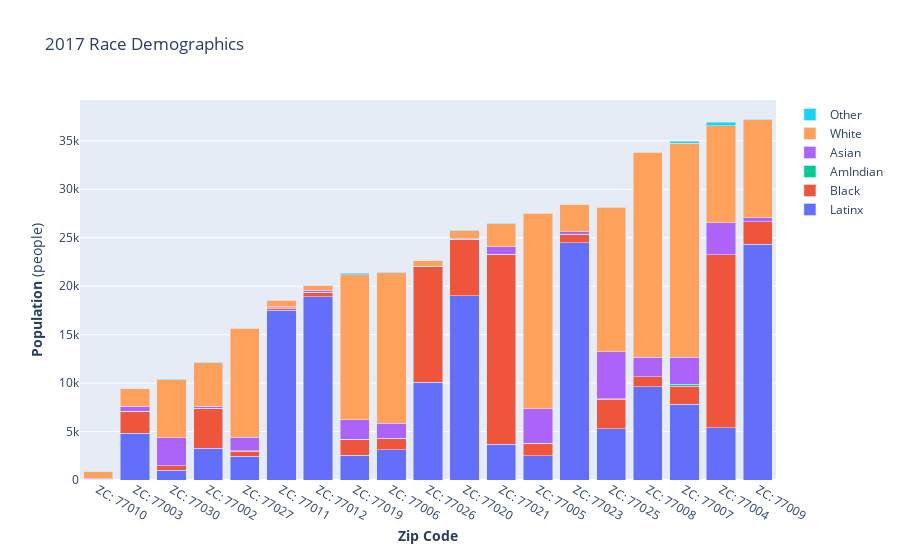

Notebook source saved alongside this figure:
### Code cell
### ALL ZIP CODES 2017
# get the list of zipcodes from the DataFrame
yr2017 = yr2017.sort_values(by = ['Population'])
zipcodes_list = yr2017.Zipcode.apply(str).tolist()
zipcodes_list = ["ZC:" + " " + s for s in zipcodes_list]
fig = go.Figure(data=[
   go.Bar(name='Latinx', x=zipcodes_list, y=yr2017['Latinx']),
   go.Bar(name='Black', x=zipcodes_list, y=yr2017['Black']),
   go.Bar(name='AmIndian', x=zipcodes_list, y=yr2017['AmIndian']),
   go.Bar(name='Asian', x=zipcodes_list, y=yr2017['Asian']),
   go.Bar(name='White', x=zipcodes_list, y=yr2017['White']),
   go.Bar(name='Other', x=zipcodes_list, y=yr2017['Other'])
])
# Change the bar mode
fig.update_layout(barmode='stack', title_text="2017 Race Demographics")
fig.update_yaxes(title_text="<b>Population</b> (people)")
fig.update_xaxes(title_text="<b>Zip Code</b>")
fig.show()

### Figure 1 — Plotly figure (JSON) as saved in the notebook; plotly's stock layout.template omitted (floating-point values rounded to 4 significant figures)
{"data": [{"name": "Latinx", "type": "bar", "x": ["ZC: 77010", "ZC: 77003", "ZC: 77030", "ZC: 77002", "ZC: 77027", "ZC: 77011", "ZC: 77012", "ZC: 77019", "ZC: 77006", "ZC: 77026", "ZC: 77020", "ZC: 77021", "ZC: 77005", "ZC: 77023", "ZC: 77025", "ZC: 77008", "ZC: 77007", "ZC: 77004", "ZC: 77009"], "y": [24, 4834, 994, 3276, 2459, 17538, 18907, 2567, 3118, 10088, 19002, 3665, 2483, 24492, 5294, 9621, 7825, 5390, 24343]}, {"name": "Black", "type": "bar", "x": ["ZC: 77010", "ZC: 77003", "ZC: 77030", "ZC: 77002", "ZC: 77027", "ZC: 77011", "ZC: 77012", "ZC: 77019", "ZC: 77006", "ZC: 77026", "ZC: 77020", "ZC: 77021", "ZC: 77005", "ZC: 77023", "ZC: 77025", "ZC: 77008", "ZC: 77007", "ZC: 77004", "ZC: 77009"], "y": [64, 2254, 466, 4099, 526, 208, 457, 1632, 1179, 11949, 5832, 19579, 1309, 836, 3052, 1022, 1838, 17829, 2305]}, {"name": "AmIndian", "type": "bar", "x": ["ZC: 77010", "ZC: 77003", "ZC: 77030", "ZC: 77002", "ZC: 77027", "ZC: 77011", "ZC: 77012", "ZC: 77019", "ZC: 77006", "ZC: 77026", "ZC: 77020", "ZC: 77021", "ZC: 77005", "ZC: 77023", "ZC: 77025", "ZC: 77008", "ZC: 77007", "ZC: 77004", "ZC: 77009"], "y": [0, 0, 0, 22, 16, 8, 0, 20, 24, 5, 28, 30, 0, 27, 16, 20, 226, 8, 13]}, {"name": "Asian", "type": "bar", "x": ["ZC: 77010", "ZC: 77003", "ZC: 77030", "ZC: 77002", "ZC: 77027", "ZC: 77011", "ZC: 77012", "ZC: 77019", "ZC: 77006", "ZC: 77026", "ZC: 77020", "ZC: 77021", "ZC: 77005", "ZC: 77023", "ZC: 77025", "ZC: 77008", "ZC: 77007", "ZC: 77004", "ZC: 77009"], "y": [80, 507, 2898, 235, 1396, 103, 227, 1979, 1548, 9, 68, 774, 3544, 240, 4893, 1985, 2801, 3337, 404]}, {"name": "White", "type": "bar", "x": ["ZC: 77010", "ZC: 77003", "ZC: 77030", "ZC: 77002", "ZC: 77027", "ZC: 77011", "ZC: 77012", "ZC: 77019", "ZC: 77006", "ZC: 77026", "ZC: 77020", "ZC: 77021", "ZC: 77005", "ZC: 77023", "ZC: 77025", "ZC: 77008", "ZC: 77007", "ZC: 77004", "ZC: 77009"], "y": [747, 1807, 6008, 4457, 11284, 690, 494, 14980, 15541, 613, 769, 2397, 20165, 2854, 14899, 21182, 22038, 10015, 10129]}, {"name": "Other", "type": "bar", "x": ["ZC: 77010", "ZC: 77003", "ZC: 77030", "ZC: 77002", "ZC: 77027", "ZC: 77011", "ZC: 77012", "ZC: 77019", "ZC: 77006", "ZC: 77026", "ZC: 77020", "ZC: 77021", "ZC: 77005", "ZC: 77023", "ZC: 77025", "ZC: 77008", "ZC: 77007", "ZC: 77004", "ZC: 77009"], "y": [0, 7, 21, 86, 22, 33, 0, 166, 52, 7, 48, 31, 94, 0, 28, 18, 207, 343, 58]}], "layout": {"barmode": "stack", "title": {"text": "2017 Race Demographics"}, "xaxis": {"title": {"text": "<b>Zip Code</b>"}}, "yaxis": {"title": {"text": "<b>Population</b> (people)"}}}}
